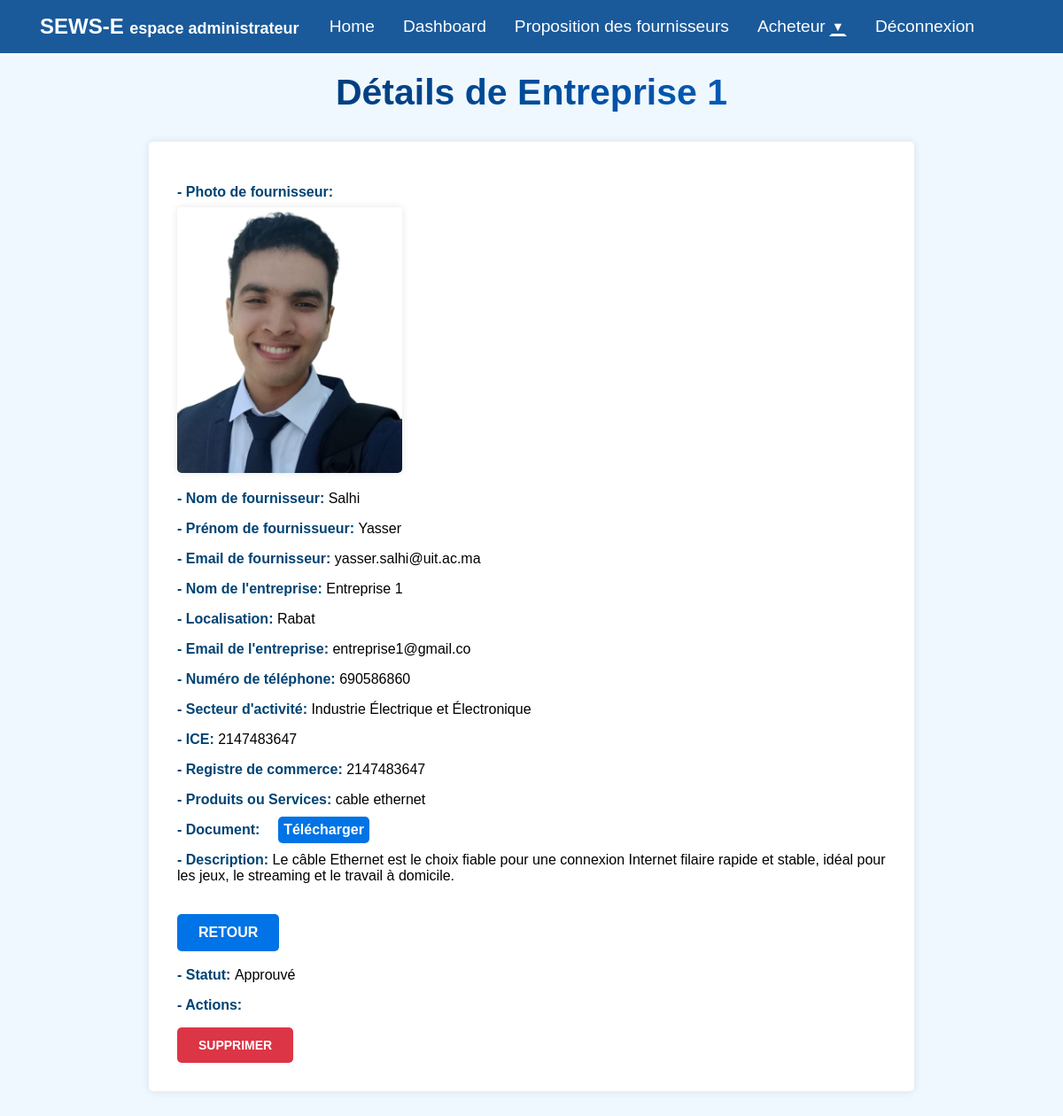
The app's page /Admin/details.php?id=46 (signed in) with its own data.
### tables this page shows
CREATE TABLE `fournisseur` (
  `ID_FOURNISSEUR` int(11) NOT NULL,
  `PRODUITS ET SERVICES` varchar(50) NOT NULL,
  `FICHIER` varchar(50) NOT NULL,
  `DESCRIPTION` text NOT NULL,
  `SEWZ` varchar(60) NOT NULL,
  `JUSTIFICATION` varchar(50) NOT NULL,
  `APPROUVE` varchar(255) DEFAULT 'Pas encore',
  `ID_COMPTE_FOURNISSEUR` int(11) NOT NULL,
  `DATE_SUBMISSION` datetime DEFAULT current_timestamp()
);

CREATE TABLE `compte_fournisseur` (
  `ID_COMPTE_FOURNISSEUR` int(11) NOT NULL,
  `NOM` varchar(100) NOT NULL,
  `PRENOM` varchar(100) NOT NULL,
  `ADRESSE MAIL` varchar(100) NOT NULL,
  `PASSWORD` varchar(100) NOT NULL,
  `PHOTO` varchar(50) NOT NULL,
  `NOM ENTREPRISE` varchar(20) NOT NULL,
  `LOCALISATION` varchar(100) NOT NULL,
  `EMAIL ENTREPRISE` varchar(20) NOT NULL,
  `NUMERO DE TELEPHONE` int(11) NOT NULL,
  `SECTEUR ACTIVITE` varchar(60) NOT NULL,
  `ICE` int(11) NOT NULL,
  `REGISTRE DE COMMERCE` int(11) NOT NULL
);

### Admin/details.php (the view, shortened to what this page needs)
<?php
include('../connexion.php');
if (isset($_GET['id'])) {
    $id_fournisseur = $_GET['id'];
    $query = "
    SELECT f.*, c.*
    FROM fournisseur f
    JOIN compte_fournisseur c ON f.ID_COMPTE_FOURNISSEUR = c.ID_COMPTE_FOURNISSEUR
    WHERE f.ID_FOURNISSEUR = $id_fournisseur
    ";
    $result = mysqli_query($link, $query);
    if ($result && mysqli_num_rows($result) > 0) {
        $row = mysqli_fetch_assoc($result);
?>
<!DOCTYPE html>
<html lang="en">
<head>
</head>
<body>
<?php include 'navbar.php'; ?>
<br><br><br>
<h1>Détails de <?php echo $row['NOM ENTREPRISE']; ?></h1>
    <div class="container">
    <ul class="details-list">
        <li><strong>- Photo de fournisseur:</strong> <img src="../photos/<?php echo $row['PHOTO']; ?>" alt="Photo du compte fournisseur"></li>
        <li><strong>- Nom de fournisseur: <span class="text-black"> <?php echo $row['NOM']; ?></span></strong></li>
        <li><strong>- Prénom de fournissueur: <span class="text-black"> <?php echo $row['PRENOM']; ?></span></strong></li>
        <li><strong>- Email de fournisseur: <span class="text-black"> <?php echo $row['ADRESSE MAIL']; ?></span></strong></li>
        <li><strong>- Nom de l'entreprise: <span class="text-black"> <?php echo $row['NOM ENTREPRISE']; ?></span></strong></li>
        <li><strong>- Localisation: <span class="text-black"> <?php echo $row['LOCALISATION']; ?></span></strong></li>
        <li><strong>- Email de l'entreprise: <span class="text-black"> <?php echo $row['EMAIL ENTREPRISE']; ?></span></strong></li>
        <li><strong>- Numéro de téléphone: <span class="text-black"> <?php echo $row['NUMERO DE TELEPHONE']; ?></span></strong></li>
        <li><strong>- Secteur d'activité: <span class="text-black"> <?php echo $row['SECTEUR ACTIVITE']; ?></span></strong></li>
        <li><strong>- ICE: <span class="text-black"> <?php echo $row['ICE']; ?></span></strong></li>
        <li><strong>- Registre de commerce: <span class="text-black"> <?php echo $row['REGISTRE DE COMMERCE']; ?></span></strong></li>
        <li><strong>- Produits ou Services: <span class="text-black"> <?php echo $row['PRODUITS ET SERVICES']; ?></span></strong></li>
        <li><strong>- Document:
            <?php if ($row['FICHIER'] !== "inconnu.pdf") { ?>
            <a href="../files/<?php echo htmlspecialchars($row['FICHIER']); ?>" class="download-link" download>Télécharger</a>
            <?php } else { ?>
            Pas de fichier disponible
            <?php } ?>
        </strong></li>
        <li><strong>- Description: <span class="text-black"><?php echo $row['DESCRIPTION']; ?></span></strong></li>
                <br>
        <a href="Proposition_Fournisseur.php" class="btn btn-back">Retour</a>
        <br>
        <br>
        <li><strong>- Statut: <span class="text-black" id="statut"><?php echo $row['APPROUVE']; ?></span></strong></li>
        <li><strong>- Actions:</strong></li>
    </ul>
    <a href="delete.php?id=<?php echo $row['ID_FOURNISSEUR']; ?>" class="btn-action btn btn-delete" onclick="return confirm('Êtes-vous sûr de vouloir supprimer cet enregistrement ?')">Supprimer</a>
</div>
</body>
</html>
<?php
    } else {
        echo "Aucun fournisseur trouvé avec cet ID.";
    }
} else {
    echo "ID de fournisseur non spécifié.";
}
?>

### Admin/details.php (style rules this page uses)
body { background: #f0f8ff; font-family: "lato", sans-serif; }
.container { margin-top: 2rem; background-color: #ffffff; padding: 2rem; border-radius: 5px; box-shadow: 0 0 10px rgba(0, 0, 0, 0.1); max-width: 800px; margin: 2rem auto; }
h1 { text-align: center; font-size: 41px; font-weight: 600; font-family: 'Poppins', sans-serif; background: -webkit-linear-gradient(right, #6caad6, #016bb7, #6caad6, #016bb7); background: -webkit-linear-gradient(left, #003366,#004080,#0059b3, #0073e6); -webkit-background-clip: text; -webkit-text-fill-color: transparent; margin-bottom: 30px; }
.details-list { list-style-type: none; padding: 0; }
.details-list li { margin-bottom: 1rem; }
.details-list strong { font-weight: bold; color: #014373; display: block; margin-bottom: 0.5rem; }
.btn-action { cursor: pointer; padding: 0.75rem 1.5rem; text-transform: uppercase; font-weight: bold; border-radius: 5px; display: inline-block; margin-right: 1rem; text-decoration: none; transition: background-color 0.3s; font-size: 14px; }
.btn-delete { background-color: #dc3545; color: #ffffff; border: none; }
.btn-back { background-color: #0073e6; color: #ffffff; border: none; padding: 0.75rem 1.5rem; text-transform: uppercase; font-weight: bold; border-radius: 5px; display: inline-block; text-decoration: none; transition: background-color 0.3s; }
.download-link { background-color: #0073e6; color: #ffffff; padding: 0.4rem 0.4rem; border-radius: 5px; text-decoration: none; transition: background-color 0.3s; margin-left: 1rem; }
img { max-width: 100%; height: auto; border-radius: 5px; box-shadow: 0 0 10px rgba(0, 0, 0, 0.1); max-height: 300px; object-fit: cover; }
.text-black { color: #000000; font-weight: 500; }

### Admin/navbar.php (style rules this page uses)
body { font-family: 'Arial', sans-serif; margin: 0; padding: 0; box-sizing: border-box; }

### records on screen
fournisseur: ID_COMPTE_FOURNISSEUR "Entreprise 1", ID_COMPTE_FOURNISSEUR.PHOTO (picture), ID_COMPTE_FOURNISSEUR.NOM "Salhi", ID_COMPTE_FOURNISSEUR.PRENOM "Yasser", ID_COMPTE_FOURNISSEUR "yasser.salhi@uit.ac.ma", ID_COMPTE_FOURNISSEUR.LOCALISATION "Rabat", ID_COMPTE_FOURNISSEUR "entreprise1@gmail.co", ID_COMPTE_FOURNISSEUR "690586860", ID_COMPTE_FOURNISSEUR "Industrie Électrique et Électronique", ID_COMPTE_FOURNISSEUR.ICE "2147483647", ID_COMPTE_FOURNISSEUR "2147483647", PRODUITS ET SERVICES "cable ethernet", DESCRIPTION "Le câble Ethernet est le choix fiable pour une connexion Internet filaire rapide et stable, idéal pour les jeux, le streaming et le travail à domicile.", APPROUVE "Approuvé"
